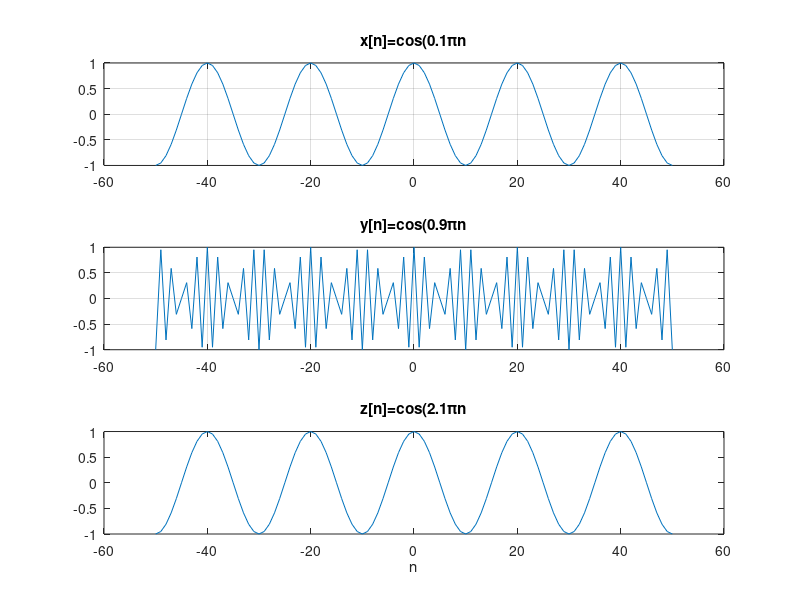

This figure's MATLAB source:
n=-50:50;
x=cos(pi*0.1*n);
y=cos(pi*0.9*n);
z=cos(pi*2.1*n);
subplot(311)
plot(n,x)
title('x[n]=cos(0.1\pin')
grid
subplot(312)
plot(n,y)
title('y[n]=cos(0.9\pin')
grid
subplot(313)
plot(n,z)
title('z[n]=cos(2.1\pin')
xlabel('n')
